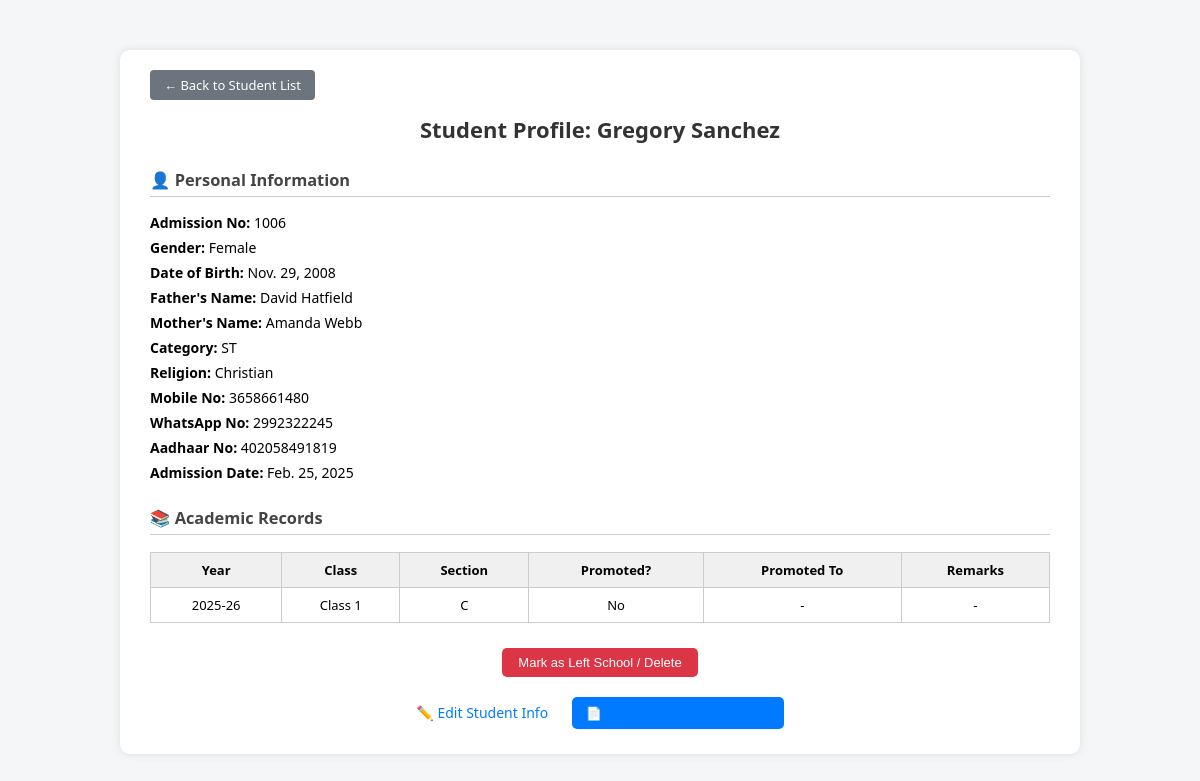
Page /admission/student/30/profile/ (signed in) on the committed database.
### admission/models.py (models this page shows, shortened)
class StudentAdmission(models.Model):
    admission_no = models.CharField(max_length=20, unique=True)
    ssr_no = models.CharField(max_length=20, blank=True, null=True)
    full_name = models.CharField(max_length=255)
    gender = models.CharField(max_length=1, choices=GENDER_CHOICES)
    date_of_birth = models.DateField()
    admission_date = models.DateField(default=timezone.now)
    father_name = models.CharField(max_length=255, blank=True, default='', null=True)
    mother_name = models.CharField(max_length=255, blank=True, default='', null=True)
    father_profession = models.CharField(max_length=255, blank=True, default='', null=True)
    category = models.CharField(max_length=10, choices=CATEGORY_CHOICES, default='GEN')
    religion = models.CharField(max_length=50, choices=RELIGION_CHOICES, default='Hindu')
    aadhar_no = models.CharField(max_length=20, blank=True, null=True)
    apaar_id = models.CharField(max_length=20, blank=True, null=True)
    mobile_no = models.CharField(max_length=15, blank=True, null=True)
    whatsapp_no = models.CharField(max_length=15, blank=True, null=True)
    photo = models.ImageField(upload_to='student_photos/', blank=True, null=True)
    address = models.TextField(blank=True, default='', null=True)
    email = models.EmailField(blank=True, null=True)
    is_active = models.BooleanField(default=True)
    school = models.ForeignKey(School, on_delete=models.CASCADE)

class StudentAcademicRecord(models.Model):
    student = models.ForeignKey(StudentAdmission, on_delete=models.CASCADE, related_name='academic_records')
    academic_year = models.ForeignKey(AcademicYear, on_delete=models.CASCADE)
    class_enrolled = models.ForeignKey(Class, on_delete=models.CASCADE)
    section = models.CharField(max_length=5, blank=True, null=True)
    is_promoted = models.BooleanField(default=False)
    promoted_to = models.ForeignKey(Class, on_delete=models.SET_NULL, null=True, blank=True, related_name='promoted_students')
    remarks = models.TextField(blank=True)
    school = models.ForeignKey(School, on_delete=models.CASCADE)

class AcademicYear(models.Model):
    name = models.CharField(max_length=10)  # e.g., "2024-25"
    start_date = models.DateField()
    end_date = models.DateField()
    is_current = models.BooleanField(default=False)
    school = models.ForeignKey(School, on_delete=models.CASCADE)

class Class(models.Model):
    name = models.CharField(max_length=50)  # e.g., "Class 10", "12 Arts"
    stream = models.CharField(max_length=50, blank=True, null=True)
    is_active = models.BooleanField(default=True)
    school = models.ForeignKey(School, on_delete=models.CASCADE)

### admission/views.py (the view)
# urls.py: path('student/<int:student_id>/profile/', views.student_profile, name='student_profile'),
@login_required
def student_profile(request, student_id):
    student = get_object_or_404(StudentAdmission, id=student_id)
    records = student.academic_records.select_related('academic_year', 'class_enrolled', 'promoted_to')
    return render(request, 'admission/student_profile.html', {
        'student': student,
        'records': records
    })

### admission/templates/admission/student_profile.html (shortened to what this page needs)
<!DOCTYPE html>
<html lang="en">
<head>
</head>
<body>
<div class="container">
    <div class="top-buttons">
        {% if request.GET %}
        <a href="{% url 'student_list' %}?{{ request.GET.urlencode }}" class="button-link">← Back to Student List</a>
        {% else %}
        <a href="{% url 'student_list' %}" class="button-link">← Back to Student List</a>
        {% endif %}
    </div>
    <h2>Student Profile: {{ student.full_name }}</h2>
    <h3>👤 Personal Information</h3>
    <ul>
        <li><strong>Admission No:</strong> {{ student.admission_no }}</li>
        <li><strong>Gender:</strong> {{ student.get_gender_display }}</li>
        <li><strong>Date of Birth:</strong> {{ student.date_of_birth }}</li>
        <li><strong>Father's Name:</strong> {{ student.father_name }}</li>
        <li><strong>Mother's Name:</strong> {{ student.mother_name }}</li>
        <li><strong>Category:</strong> {{ student.category }}</li>
        <li><strong>Religion:</strong> {{ student.religion }}</li>
        <li><strong>Mobile No:</strong> {{ student.mobile_no }}</li>
        <li><strong>WhatsApp No:</strong> {{ student.whatsapp_no }}</li>
        <li><strong>Aadhaar No:</strong> {{ student.aadhar_no }}</li>
        <li><strong>Admission Date:</strong> {{ student.admission_date }}</li>
    </ul>
    <h3>📚 Academic Records</h3>
    <table>
        <thead>
            <tr>
                <th>Year</th>
                <th>Class</th>
                <th>Section</th>
                <th>Promoted?</th>
                <th>Promoted To</th>
                <th>Remarks</th>
            </tr>
        </thead>
        <tbody>
            {% for record in records %}
            <tr>
                <td>{{ record.academic_year.name }}</td>
                <td>{{ record.class_enrolled.name }}</td>
                <td>{{ record.section|default:"A" }}</td>
                <td>{{ record.is_promoted|yesno:"Yes,No" }}</td>
                <td>{% if record.promoted_to %}{{ record.promoted_to.name }}{% else %}-{% endif %}</td>
                <td>{{ record.remarks|default:"-" }}</td>
            </tr>
            {% empty %}
            <tr><td colspan="6">No academic records found.</td></tr>
            {% endfor %}
        </tbody>
    </table>
    {% if student.is_active %}
    <div class="form-section">
        <form method="post" action="{% url 'soft_delete_student' student.id %}">
            <button type="submit">Mark as Left School / Delete</button>
        </form>
    </div>
    {% else %}
    <p><strong>Status:</strong> Left School</p>
    {% endif %}
    <div class="action-links">
        <a href="{% url 'edit_student' student.id %}">✏️ Edit Student Info</a>
        <a class="download-btn" href="{% url 'generate_admission_form' student.id %}">📄 Download Admission Form</a>
    </div>
</div>
</body>
</html>

### admission/templates/admission/student_profile.html (style rules this page uses)
body { font-family: 'Segoe UI', sans-serif; background-color: #f4f6f8; margin: 0; padding: 20px; font-size: 14px; }
.container { max-width: 900px; margin: 30px auto; background-color: #fff; padding: 25px 30px; border-radius: 10px; box-shadow: 0 0 10px rgba(0,0,0,0.1); }
.top-buttons { margin-bottom: 20px; }
.top-buttons button, .top-buttons a.button-link { background-color: #6c757d; color: white; border: none; padding: 6px 14px; border-radius: 4px; text-decoration: none; margin-right: 8px; font-size: 13px; cursor: pointer; }
h2 { font-size: 22px; color: #333; margin-bottom: 15px; text-align: center; }
h3 { margin-top: 25px; color: #444; border-bottom: 1px solid #ccc; padding-bottom: 5px; }
ul { list-style-type: none; padding-left: 0; }
ul li { margin: 6px 0; }
table { width: 100%; border-collapse: collapse; margin-top: 10px; font-size: 13px; }
th, td { border: 1px solid #ccc; padding: 8px; text-align: center; }
th { background-color: #f0f0f0; }
.form-section { margin-top: 25px; text-align: center; }
.form-section button { background-color: #dc3545; color: white; padding: 7px 16px; font-size: 13px; border: none; border-radius: 5px; cursor: pointer; }
.action-links { text-align: center; margin-top: 20px; }
.action-links a { text-decoration: none; display: inline-block; margin: 0 10px; color: #007bff; font-weight: 500; }
.download-btn { background-color: #007bff; color: white; padding: 7px 14px; border: none; border-radius: 5px; font-size: 13px; text-decoration: none; margin-top: 10px; display: inline-block; }

### rows in the picture
StudentAdmission: full_name "Gregory Sanchez", admission_no "1006", gender "Female", date_of_birth "Nov. 29, 2008", father_name "David Hatfield", mother_name "Amanda Webb", category "ST", religion "Christian", mobile_no "3658661480", whatsapp_no "2992322245", aadhar_no "402058491819", admission_date "Feb. 25, 2025"
StudentAcademicRecord: academic_year.name "2025-26", class_enrolled.name "Class 1", section "C", is_promoted "No", remarks "-"
